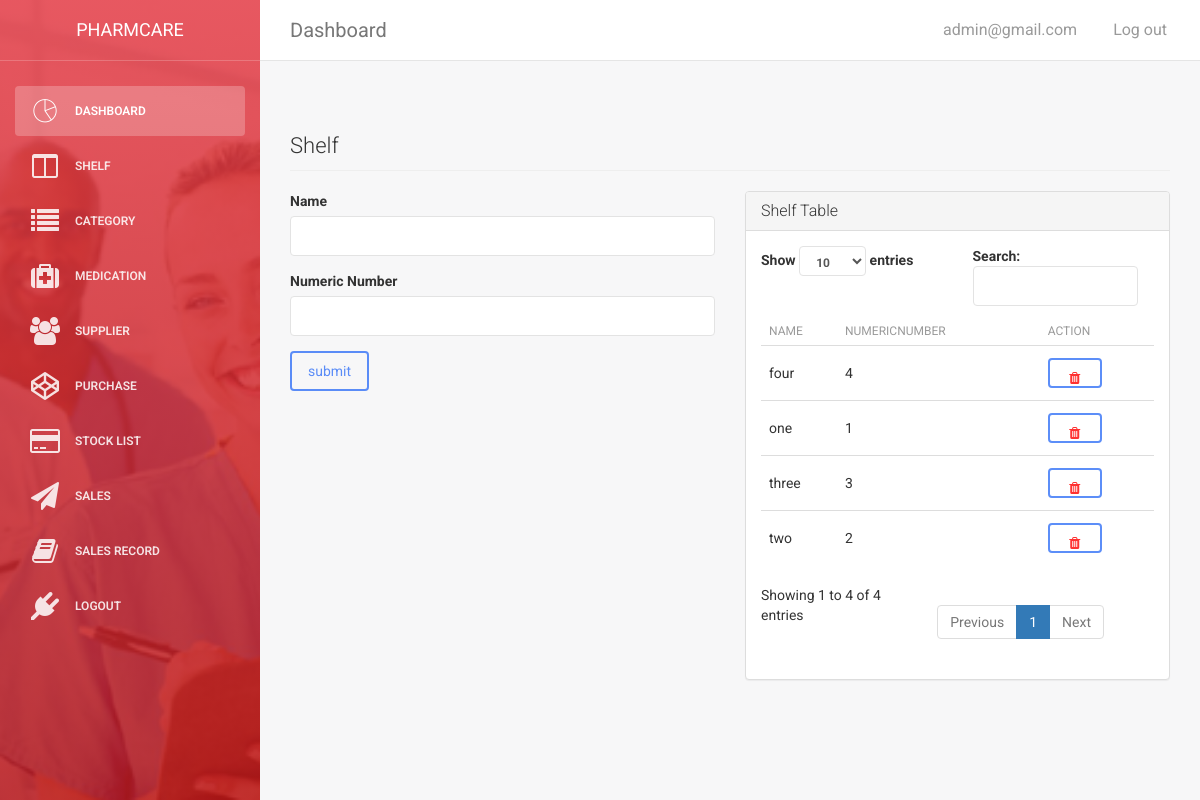
Screenshot of /admin/administrator/shelf.php (signed in) with the database file from the repository.
### tables this page shows
CREATE TABLE `shelf` (
  `id` int(11) NOT NULL,
  `name` varchar(255) NOT NULL,
  `numericno` int(11) NOT NULL
);

### admin/administrator/shelf.php (the view, shortened to what this page needs)
<?php include("../includes/admin_header.php");?>
<?php include("../includes/admin_sidebar.php"); ?>
<div class="content">
    <div class="container-fluid">
        <h4 class="page-header">
        Shelf
        </h4>
        <div class="row">
        <div class="col-md-6">
            <form action="" method="post">
                <div class="form-group">
                    <label for="name">Name</label>
                    <input type="text" name="name" class="form-control">
                </div>
                <div class="form-group">
                    <label for="numeric number">Numeric Number</label>
                    <input type="number" class="form-control" name="nNumber">
                </div>
                <input type="submit" name="submit" value="submit" class="btn btn-primary">
            </form>
        </div>
         <div class="col-md-6">
            <div class="panel panel-default">
                  <div class="panel-heading">
                        <h3 class="panel-title">Shelf Table</h3>
                  </div>
                  <div class="panel-body">
                     <table class="table" id="myTable">
                        <thead>
                          <tr>
                            <th>Name</th>
                            <th>NumericNumber</th>
                            <th>Action</th>
                          </tr>
                        </thead>
                        <tbody>
                          <tr>
                            <?php
                            global $connection;
                            $result = mysqli_query($connection,"SELECT * FROM shelf ORDER BY numericno ASC");
                            while($row = mysqli_fetch_assoc($result)){
                                $name = $row['name'];
                                $num = $row['numericno'];
                              ?>
                              <td><?php echo $name; ?></td>
                              <td><?php echo $num ;?></td>
                            <td><?php echo "<a onClick=\"javascript: return confirm('Do you wish to delete it.') \" href='shelf.php?delete={$row['id']}'><button type='button' class='btn btn-primary input-sm'><span style='color:red;'><i class='fa fa-trash''></i></span></button></a>";?></td></tr><?php
                            }
                            ?>
                        </tbody>
                      </table>
                  </div>
            </div>
         </div>
        </div>
    </div>
</div>
</div>
</body>
</html>

### rows the page displays
shelf: name "one", numericno "1"
shelf: name "two", numericno "2"
shelf: name "three", numericno "3"
shelf: name "four", numericno "4"

### other values shown
$_SESSION['username'] "admin@gmail.com"
